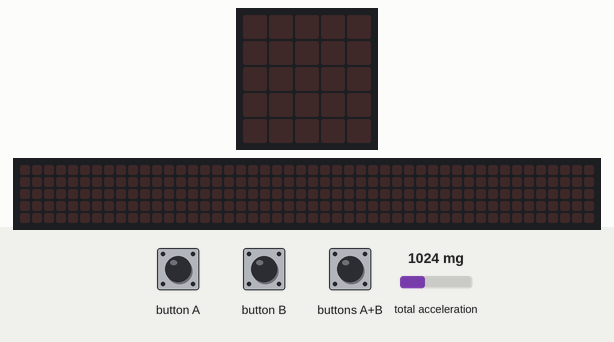
A program run on a simulated BBC micro:bit (MakeCode). Parts: the board's 5×5 LED display, a strip that is not on the board, showing the scrolling text unrolled. The test bench sets the inputs (shaded band); at power-on: total acceleration 1024 mg. The 48×5 strip is a reading aid, not a part: it shows the text the display is scrolling, unrolled, one strip-width of it at a time.

Above: at 1.2 s.
1.3 s: button A pressed for 0.15 s
At 2.4 s:
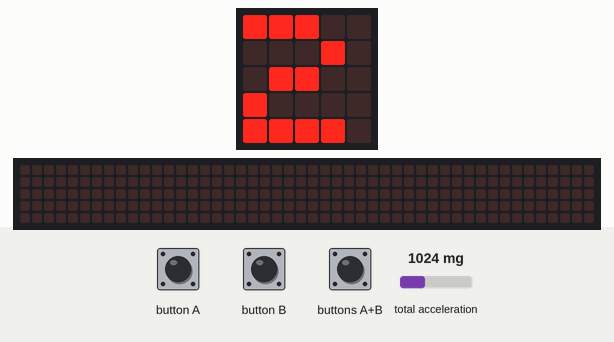
2.9 s: button B pressed for 0.15 s
At 3.6 s:
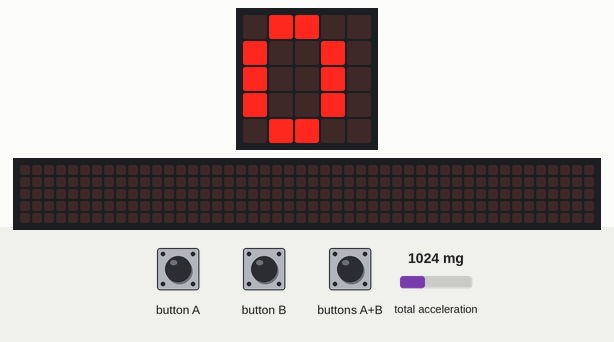
4.5 s: button A pressed for 0.15 s
At 5.8 s:
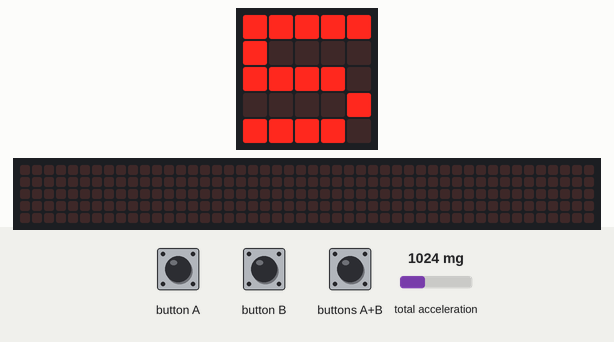
6.1 s: button A pressed 5 times (0.12 s each, 0.3 s apart)
At 9.91 s:
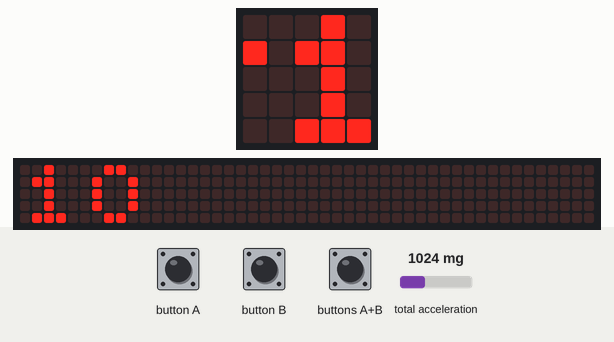
10.6 s: button B pressed for 0.15 s
At 12.9 s:
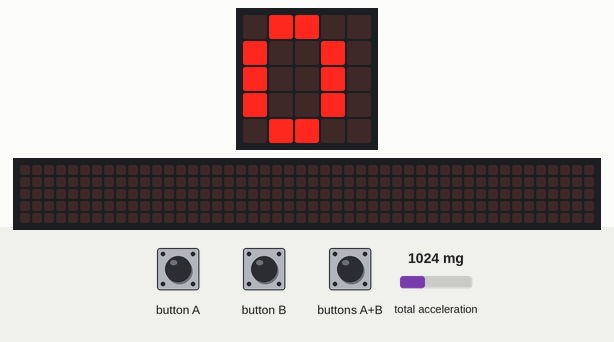
Timing chart, 0 to 14.4 s (numbered marks = the images above; inputs shaded):
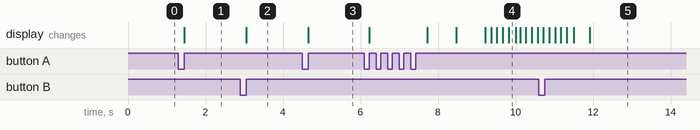

Measured:
- after the input at 1.3 s, the display: changes after 0.15 s (image 1)
- after the input at 2.9 s, the display: changes after 0.15 s (image 2)
- after the input at 4.5 s, the display: changes after 0.15 s (image 3)
- after the input at 6.1 s, the display: first changes after 0.12 s (image 4 shows a later state)

The program:

main.ts
```typescript
input.onButtonPressed(Button.A, function () {
    basic.showNumber(walk)
})
input.onButtonPressed(Button.AB, function () {
    run = 0
    walk = 0
})
input.onButtonPressed(Button.B, function () {
    basic.showNumber(run)
})
let run = 0
let walk = 0
walk = 0
run = 0
basic.forever(function () {
    if (input.acceleration(Dimension.Strength) > 1000 && input.acceleration(Dimension.Strength) < 1500) {
        walk += 1
        basic.pause(1000)
    } else {
        if (input.acceleration(Dimension.Strength) > 1500 && input.acceleration(Dimension.Strength) < 2000) {
            run += 1
            basic.pause(1000)
        }
    }
})
```

test.ts
```typescript
// 在這裡測試；當此封包作為擴充功能時，將不會編譯此內容。
```
